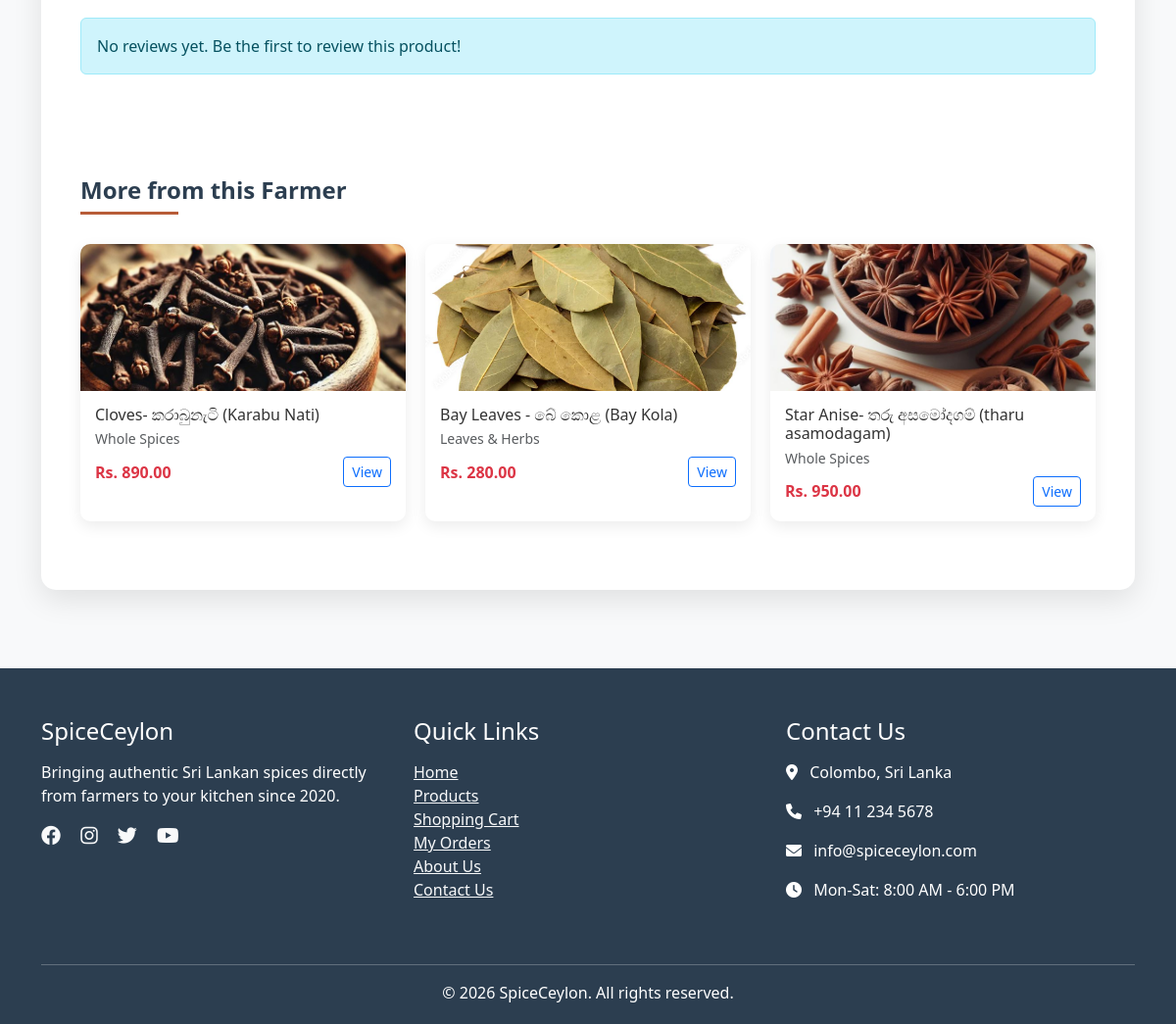
The app's page /customer/product_detail.php?id=1 (signed in, lower part), older data.
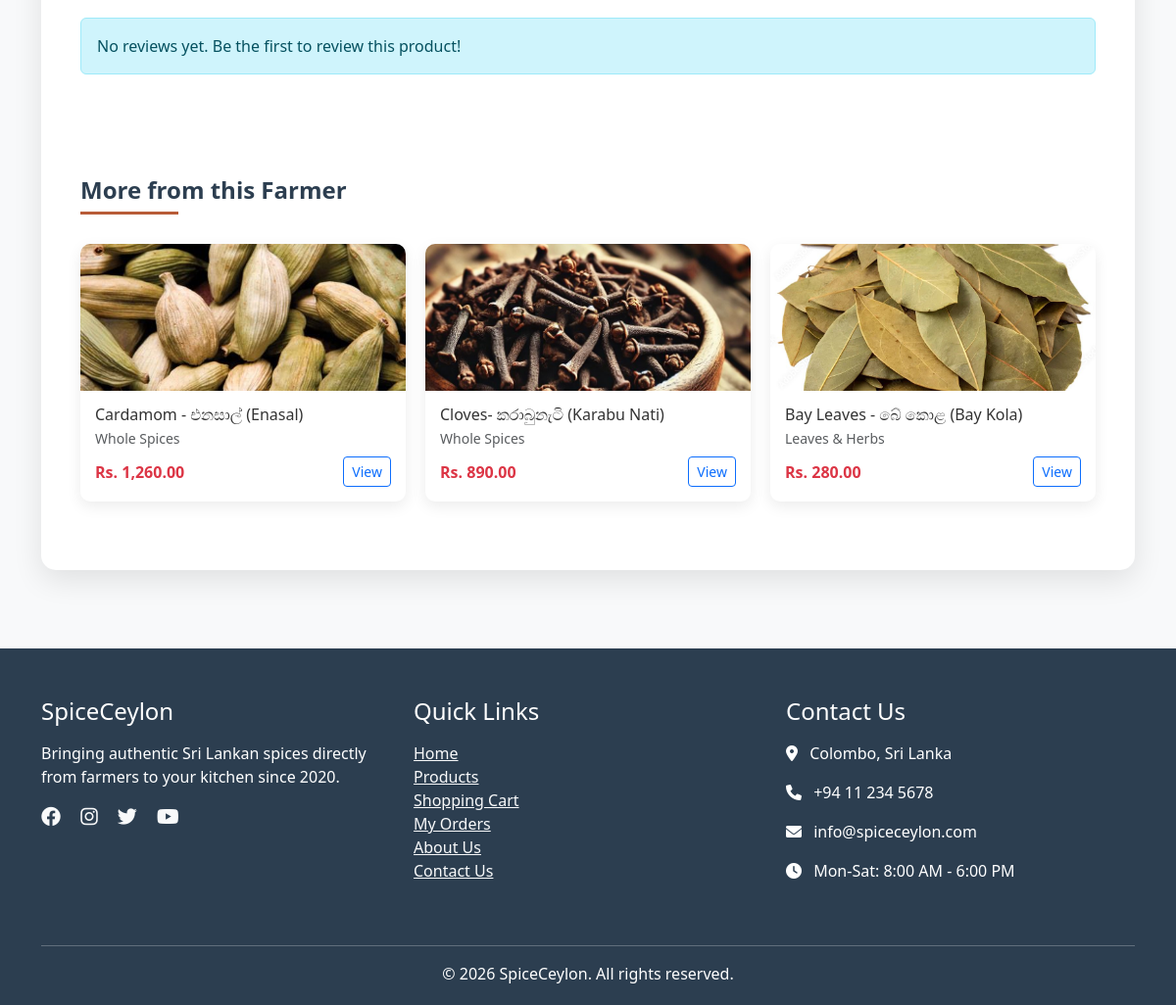
The same page, newer data.
### tables this page shows
CREATE TABLE `products` (
  `product_id` int(11) NOT NULL,
  `farmer_id` int(11) DEFAULT NULL,
  `name` varchar(255) DEFAULT NULL,
  `description` text DEFAULT NULL,
  `category` varchar(100) DEFAULT 'Spices',
  `price` decimal(10,2) DEFAULT NULL,
  `stock` int(11) DEFAULT NULL,
  `image` varchar(255) DEFAULT NULL,
  `status` enum('Pending','Approved','Rejected') DEFAULT 'Pending',
  `created_at` timestamp NOT NULL DEFAULT current_timestamp(),
  `admin_approved` enum('pending','approved','rejected') NOT NULL DEFAULT 'pending',
  `approved_by` int(11) DEFAULT NULL,
  `approved_at` datetime DEFAULT NULL,
  `rejection_reason` text DEFAULT NULL
);

### customer/product_detail.php (the view, shortened to what this page needs)
<?php
require_once "../config/db.php";
$product_id = isset($_GET['id']) ? intval($_GET['id']) : 0;
$query = "SELECT p.*, u.name as farmer_name, u.farm_location, u.phone as farmer_phone,
                 u.email as farmer_email
          FROM products p
          JOIN users u ON p.farmer_id = u.user_id
          WHERE p.product_id = '$product_id'
          AND p.admin_approved = 'approved'
          AND p.status = 'Approved'";
$result = $conn->query($query);
$product = $result->fetch_assoc();
$farmer_products_query = $conn->query("SELECT * FROM products WHERE farmer_id = '{$product['farmer_id']}' AND product_id != '$product_id' AND admin_approved = 'approved' LIMIT 3");
$reviews_query = $conn->query("SELECT r.*, u.name as customer_name
                              FROM reviews r
                              JOIN users u ON r.customer_id = u.user_id
                              WHERE r.product_id = '$product_id'
                              ORDER BY r.created_at DESC LIMIT 10");
?>
<!DOCTYPE html>
<html lang="en">
<head>
    <link href="https://cdn.jsdelivr.net/npm/bootstrap@5.3.0/dist/css/bootstrap.min.css" rel="stylesheet">
    <link rel="stylesheet" href="https://cdnjs.cloudflare.com/ajax/libs/font-awesome/6.0.0/css/all.min.css">
</head>
<body>
    <div class="container">
        <div class="product-container">
                                <?php
                                $rating_query = $conn->query("SELECT AVG(rating) as avg_rating, COUNT(*) as review_count FROM reviews WHERE product_id = '$product_id'");
                                ?>
            <div class="row mt-5">
                <div class="col-12">
                    <div id="reviews-container">
                        <?php if($reviews_query->num_rows > 0): ?>
                            <?php while($review = $reviews_query->fetch_assoc()): ?>
                            <div class="review-card">
                                <div class="d-flex justify-content-between">
                                    <div>
                                        <strong><?php echo htmlspecialchars($review['customer_name']); ?></strong>
                                        <div class="review-rating">
                                            <?php for($i = 1; $i <= 5; $i++): ?>
                                                <?php if($i <= $review['rating']): ?>
                                                    ★
                                                <?php else: ?>
                                                    ☆
                                                <?php endif; ?>
                                            <?php endfor; ?>
                                            <span class="ms-2"><?php echo $review['rating']; ?>/5</span>
                                        </div>
                                    </div>
                                    <small class="text-muted"><?php echo date('F j, Y', strtotime($review['created_at'])); ?></small>
                                </div>
                                <p class="mb-0"><?php echo htmlspecialchars($review['comment']); ?></p>
                            </div>
                            <?php endwhile; ?>
                        <?php else: ?>
                            <div class="alert alert-info">
                                No reviews yet. Be the first to review this product!
                            </div>
                        <?php endif; ?>
                    </div>
                </div>
            </div>
            <?php if($farmer_products_query->num_rows > 0): ?>
            <div class="row mt-5">
                <div class="col-12">
                    <h4 class="section-title">More from this Farmer</h4>
                    <div class="related-products">
                        <?php while($related = $farmer_products_query->fetch_assoc()): ?>
                        <div class="related-product-card">
                            <?php
                            $related_image = '';
                            if ($related['image']) {
                                $rel_image_name = basename($related['image']);
                                $rel_locations = [
                                    '../assets/images/' . $rel_image_name,
                                    '../' . $related['image'],
                                    '../uploads/products/' . $rel_image_name
                                ];
                                foreach ($rel_locations as $location) {
                                    if (file_exists($location)) {
                                        $related_image = $location;
                                        break;
                                    }
                                }
                            }
                            ?>
                            <?php if($related_image): ?>
                                <img src="<?php echo $related_image; ?>" alt="<?php echo htmlspecialchars($related['name']); ?>" style="width: 100%; height: 150px; object-fit: cover;">
                            <?php else: ?>
                                <div style="height: 150px; background: #f8f9fa; display: flex; align-items: center; justify-content: center;">
                                    <i class="fas fa-leaf fa-2x text-muted"></i>
                                </div>
                            <?php endif; ?>
                            <div style="padding: 15px;">
                                <h6 class="mb-1"><?php echo htmlspecialchars($related['name']); ?></h6>
                                <p class="text-muted small mb-2"><?php echo htmlspecialchars($related['category']); ?></p>
                                <div class="d-flex justify-content-between align-items-center">
                                    <strong class="text-danger">Rs. <?php echo number_format($related['price'], 2); ?></strong>
                                    <a href="product_detail.php?id=<?php echo $related['product_id']; ?>" class="btn btn-sm btn-outline-primary">View</a>
                                </div>
                            </div>
                        </div>
                        <?php endwhile; ?>
                    </div>
                </div>
            </div>
            <?php endif; ?>
        </div>
    </div>
    <footer>
        <div class="container">
            <div class="row">
                <div class="col-md-4 mb-4">
                    <h4 class="mb-3">SpiceCeylon</h4>
                    <p>Bringing authentic Sri Lankan spices directly from farmers to your kitchen since 2020.</p>
                    <div class="mt-3">
                        <a href="#" class="text-light me-3"><i class="fab fa-facebook fa-lg"></i></a>
                        <a href="#" class="text-light me-3"><i class="fab fa-instagram fa-lg"></i></a>
                        <a href="#" class="text-light me-3"><i class="fab fa-twitter fa-lg"></i></a>
                        <a href="#" class="text-light"><i class="fab fa-youtube fa-lg"></i></a>
                    </div>
                </div>
                <div class="col-md-4 mb-4">
                    <h4 class="mb-3">Quick Links</h4>
                    <div class="footer-links">
                        <a href="home.php" class="text-light">Home</a><br>
                        <a href="products.php" class="text-light">Products</a><br>
                        <a href="cart.php" class="text-light">Shopping Cart</a><br>
                        <a href="orders.php" class="text-light">My Orders</a><br>
                        <a href="about.php" class="text-light">About Us</a><br>
                        <a href="contact.php" class="text-light">Contact Us</a>
                    </div>
                </div>
                <div class="col-md-4 mb-4">
                    <h4 class="mb-3">Contact Us</h4>
                    <p><i class="fas fa-map-marker-alt me-2"></i> Colombo, Sri Lanka</p>
                    <p><i class="fas fa-phone me-2"></i> +94 11 234 5678</p>
                    <p><i class="fas fa-envelope me-2"></i> info@spiceceylon.com</p>
                    <p><i class="fas fa-clock me-2"></i> Mon-Sat: 8:00 AM - 6:00 PM</p>
                </div>
            </div>
            <hr class="mt-4 mb-3">
            <div class="text-center">
                <p class="mb-0">&copy; <?php echo date('Y'); ?> SpiceCeylon. All rights reserved.</p>
            </div>
        </div>
    </footer>
</body>
</html>

Row changes from the older to the newer data that the page shows:
no longer on this page (row unchanged): products: image (picture), name "Star Anise- තරු අසමෝදගම් (tharu asamodagam)", category "Whole Spices", price "950.00"
now on this page (row edited): products: image (picture), name "Cardamom - එනසාල් (Enasal)", category "Whole Spices", price "1,260.00"
